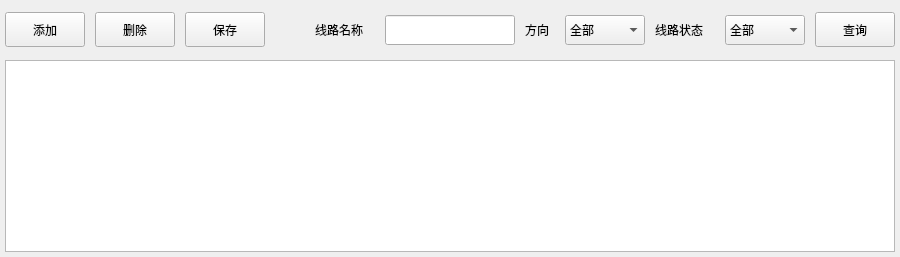
             <widget class="QWidget" name="tab_route">
              <attribute name="title">
               <string>线路信息管理</string>
              </attribute>
              <layout class="QVBoxLayout" name="verticalLayout_8">
               <property name="spacing">
                <number>5</number>
               </property>
               <property name="leftMargin">
                <number>5</number>
               </property>
               <property name="topMargin">
                <number>5</number>
               </property>
               <property name="rightMargin">
                <number>5</number>
               </property>
               <property name="bottomMargin">
                <number>5</number>
               </property>
               <item>
                <widget class="QWidget" name="route_bar" native="true">
                 <property name="minimumSize">
                  <size>
                   <width>0</width>
                   <height>50</height>
                  </size>
                 </property>
                 <property name="maximumSize">
                  <size>
                   <width>16777215</width>
                   <height>50</height>
                  </size>
                 </property>
                 <layout class="QHBoxLayout" name="horizontalLayout_10">
                  <property name="spacing">
                   <number>10</number>
                  </property>
                  <property name="leftMargin">
                   <number>0</number>
                  </property>
                  <property name="topMargin">
                   <number>0</number>
                  </property>
                  <property name="rightMargin">
                   <number>0</number>
                  </property>
                  <property name="bottomMargin">
                   <number>0</number>
                  </property>
                  <item>
                   <widget class="QPushButton" name="btn_addroute">
                    <property name="minimumSize">
                     <size>
                      <width>50</width>
                      <height>35</height>
                     </size>
                    </property>
                    <property name="text">
                     <string>添加</string>
                    </property>
                   </widget>
                  </item>
                  <item>
                   <widget class="QPushButton" name="btn_delroute">
                    <property name="minimumSize">
                     <size>
                      <width>50</width>
                      <height>35</height>
                     </size>
                    </property>
                    <property name="text">
                     <string>删除</string>
                    </property>
                   </widget>
                  </item>
                  <item>
                   <widget class="QPushButton" name="btn_saveroute">
                    <property name="minimumSize">
                     <size>
                      <width>50</width>
                      <height>35</height>
                     </size>
                    </property>
                    <property name="text">
                     <string>保存</string>
                    </property>
                   </widget>
                  </item>
                  <item>
                   <spacer name="hs_route">
                    <property name="orientation">
                     <enum>Qt::Horizontal</enum>
                    </property>
                    <property name="sizeHint" stdset="0">
                     <size>
                      <width>40</width>
                      <height>20</height>
                     </size>
                    </property>
                   </spacer>
                  </item>
                  <item>
                   <widget class="QWidget" name="routename" native="true">
                    <property name="minimumSize">
                     <size>
                      <width>200</width>
                      <height>50</height>
                     </size>
                    </property>
                    <property name="maximumSize">
                     <size>
                      <width>16777215</width>
                      <height>50</height>
                     </size>
                    </property>
                    <widget class="QLabel" name="lb_routename">
                     <property name="geometry">
                      <rect>
                       <x>0</x>
                       <y>10</y>
                       <width>61</width>
                       <height>30</height>
                      </rect>
                     </property>
                     <property name="text">
                      <string>线路名称</string>
                     </property>
                    </widget>
                    <widget class="QLineEdit" name="le_routename">
                     <property name="geometry">
                      <rect>
                       <x>70</x>
                       <y>10</y>
                       <width>130</width>
                       <height>30</height>
                      </rect>
                     </property>
                    </widget>
                   </widget>
                  </item>
                  <item>
                   <widget class="QWidget" name="direction" native="true">
                    <property name="minimumSize">
                     <size>
                      <width>120</width>
                      <height>50</height>
                     </size>
                    </property>
                    <widget class="QLabel" name="lb_direction">
                     <property name="geometry">
                      <rect>
                       <x>0</x>
                       <y>10</y>
                       <width>41</width>
                       <height>30</height>
                      </rect>
                     </property>
                     <property name="text">
                      <string>方向</string>
                     </property>
                    </widget>
                    <widget class="QComboBox" name="cb_direction">
                     <property name="geometry">
                      <rect>
                       <x>40</x>
                       <y>10</y>
                       <width>80</width>
                       <height>30</height>
                      </rect>
                     </property>
                     <item>
                      <property name="text">
                       <string>全部</string>
                      </property>
                     </item>
                     <item>
                      <property name="text">
                       <string>上行</string>
                      </property>
                     </item>
                     <item>
                      <property name="text">
                       <string>下行</string>
                      </property>
                     </item>
                    </widget>
                   </widget>
                  </item>
                  <item>
                   <widget class="QWidget" name="routestate" native="true">
                    <property name="minimumSize">
                     <size>
                      <width>150</width>
                      <height>50</height>
                     </size>
                    </property>
                    <property name="maximumSize">
                     <size>
                      <width>16777215</width>
                      <height>50</height>
                     </size>
                    </property>
                    <widget class="QLabel" name="lb_routestate">
                     <property name="geometry">
                      <rect>
                       <x>0</x>
                       <y>10</y>
                       <width>69</width>
                       <height>30</height>
                      </rect>
                     </property>
                     <property name="text">
                      <string>线路状态</string>
                     </property>
                    </widget>
                    <widget class="QComboBox" name="cb_routestate">
                     <property name="geometry">
                      <rect>
                       <x>70</x>
                       <y>10</y>
                       <width>80</width>
                       <height>30</height>
                      </rect>
                     </property>
                     <item>
                      <property name="text">
                       <string>全部</string>
                      </property>
                     </item>
                     <item>
                      <property name="text">
                       <string>启用</string>
                      </property>
                     </item>
                     <item>
                      <property name="text">
                       <string>停运</string>
                      </property>
                     </item>
                    </widget>
                   </widget>
                  </item>
                  <item>
                   <widget class="QPushButton" name="btn_searchroute">
                    <property name="minimumSize">
                     <size>
                      <width>50</width>
                      <height>35</height>
                     </size>
                    </property>
                    <property name="text">
                     <string>查询</string>
                    </property>
                   </widget>
                  </item>
                 </layout>
                </widget>
               </item>
               <item>
                <widget class="QTableView" name="tableView_route">
                 <attribute name="verticalHeaderVisible">
                  <bool>false</bool>
                 </attribute>
                </widget>
               </item>
              </layout>
             </widget>
